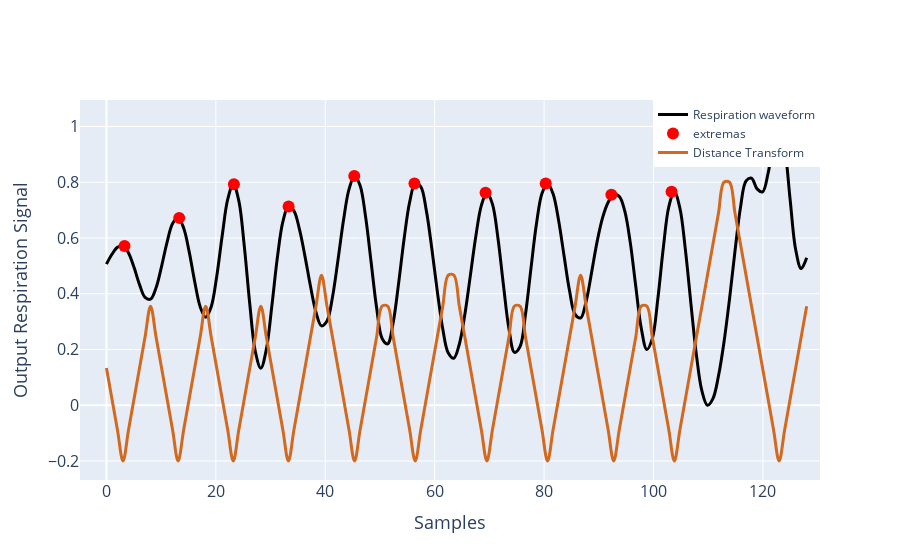

Write notebook code for a chart like this one.
### Code cell
from plotly.offline import iplot
fig = py.subplots.make_subplots(rows=1,cols=1)
fig.append_trace(go.Scatter(
            x = x_unc,
            y = signal_with_attn[274], 
            mode = 'lines',
            name = 'Respiration waveform',
                    line = dict(
                    shape = 'spline',
                    color = 'black',
                    width = 3
                     ),
                #error_y=dict(
                #    type='data', # value of error bar given in data coordinates
                #    array=final_var[signals],
                #    visible=True,
                #    color='black',
                #thickness=3,
                #width=5)
                ), 1,1)
fig.append_trace(go.Scatter(
        x = extremas_with_attn[274]+0.3,
        y = signal_with_attn[274][extremas_with_attn[274]], 
        mode = 'markers',
        name = 'extremas',
        marker = dict(
                 size = 12,
                 color = 'red',
                 symbol = 'circle'
                 
             )
        ), 1,1)

fig.append_trace(go.Scatter(
            x = x_unc,
            y = dist_with_attention[274], 
            mode = 'lines',
            name = 'Distance Transform',
                    line = dict(
                    shape = 'spline',
                    color = 'chocolate',
                    width = 3
                     ),
                #error_y=dict(
                #    type='data', # value of error bar given in data coordinates
                #    array=final_var[signals],
                #    visible=True,
                #    color='black',
                #thickness=3,
                #width=5)
                ),1,1)
fig.update_xaxes(title_text="Samples", row=1, col=1)
fig.update_yaxes(title_text="Output Respiration Signal", row=1, col=1)
fig.update_yaxes(title_font=dict(size=18),tickfont = dict(size=16))
fig.update_xaxes(title_font=dict(size=18),tickfont = dict(size=16))

'''
fig.append_trace(go.Scatter(
            x = x_unc,
            y = signal_wo_attn[274], 
            mode = 'lines',
            name = 'Respiration without Attention',
                    line = dict(
                    shape = 'spline',
                    color = 'blue',
                    width = 3
                     ),
                #error_y=dict(
                #    type='data', # value of error bar given in data coordinates
                #    array=final_var[signals],
                #    visible=True,
                #    color='black',
                #thickness=3,
                #width=5)
                ), 1,2)
fig.append_trace(go.Scatter(
        x = extremas_wo_attn[274],
        y = signal_wo_attn[274][extremas_wo_attn[274]], 
        mode = 'markers',
        name = 'extremas',
        marker = dict(
                 size = 12,
                 color = 'red',
                 symbol = 'circle'
                 
             )
        ), 1,2)

fig.append_trace(go.Scatter(
            x = x_unc,
            y = dist_wo_attention[274], 
            mode = 'lines',
            name = 'Distance Transform',
                    line = dict(
                    shape = 'spline',
                    color = 'chocolate',
                    width = 3,
                     ),
                #error_y=dict(
                #    type='data', # value of error bar given in data coordinates
                #    array=final_var[signals],
                #    visible=True,
                #    color='black',
                #thickness=3,
                #width=5)
                ),1,2)
'''
fig.update_layout(legend=dict(
    yanchor="top",
    y=1,
    xanchor="right",
    x=1
))
fig.update_layout()
fig.show()
#iplot(fig)

### Figure 1 — Plotly figure (JSON) as saved in the notebook; plotly's stock layout.template omitted (floating-point values rounded to 4 significant figures)
{"data": [{"line": {"color": "black", "shape": "spline", "width": 3}, "mode": "lines", "name": "Respiration waveform", "type": "scatter", "x": [0, 1.008, 2.016, 3.024, 4.031, 5.039, 6.047, 7.055, 8.063, 9.071, 10.08, 11.09, 12.09, 13.1, 14.11, 15.12, 16.13, 17.13, 18.14, 19.15, 20.16, 21.17, 22.17, 23.18, 24.19, 25.2, 26.2, 27.21, 28.22, 29.23, 30.24, 31.24, 32.25, 33.26, 34.27, 35.28, 36.28, 37.29, 38.3, 39.31, 40.31, 41.32, 42.33, 43.34, 44.35, 45.35, 46.36, 47.37, 48.38, 49.39, 50.39, 51.4, 52.41, 53.42, 54.43, 55.43, 56.44, 57.45, 58.46, 59.46, 60.47, 61.48, 62.49, 63.5, 64.5, 65.51, 66.52, 67.53, 68.54, 69.54, 70.55, 71.56, 72.57, 73.57, 74.58, 75.59, 76.6, 77.61, 78.61, 79.62, 80.63, 81.64, 82.65, 83.65, 84.66, 85.67, 86.68, 87.69, 88.69, 89.7, 90.71, 91.72, 92.72, 93.73, 94.74, 95.75, 96.76, 97.76, 98.77, 99.78, 100.8, 101.8, 102.8, 103.8, 104.8, 105.8, 106.8, 107.8, 108.9, 109.9, 110.9, 111.9, 112.9, 113.9, 114.9, 115.9, 116.9, 117.9, 118.9, 119.9, 120.9, 122.0, 123.0, 124.0, 125.0, 126.0, 127.0, 128], "xaxis": "x", "y": [0.5063, 0.5417, 0.5671, 0.5714, 0.5466, 0.4948, 0.4328, 0.3869, 0.3805, 0.4214, 0.4984, 0.5854, 0.6516, 0.6722, 0.636, 0.5511, 0.4442, 0.3534, 0.3159, 0.3535, 0.4621, 0.609, 0.739, 0.793, 0.7341, 0.571, 0.3622, 0.193, 0.1329, 0.2004, 0.3564, 0.53, 0.6585, 0.7131, 0.6976, 0.6316, 0.535, 0.4276, 0.3342, 0.2847, 0.302, 0.3886, 0.5222, 0.6645, 0.7752, 0.8222, 0.7882, 0.6762, 0.5138, 0.3501, 0.2396, 0.2203, 0.2966, 0.439, 0.5993, 0.7295, 0.7959, 0.7844, 0.7, 0.564, 0.4096, 0.2737, 0.1874, 0.1687, 0.219, 0.3255, 0.465, 0.6071, 0.7172, 0.7626, 0.7223, 0.6002, 0.4313, 0.2746, 0.1897, 0.2097, 0.3256, 0.4922, 0.6521, 0.7603, 0.7958, 0.7588, 0.6637, 0.5355, 0.4097, 0.326, 0.3131, 0.3727, 0.4775, 0.5877, 0.674, 0.7285, 0.7548, 0.7496, 0.6971, 0.5843, 0.4268, 0.2765, 0.2001, 0.2389, 0.381, 0.565, 0.7127, 0.766, 0.7075, 0.5585, 0.3649, 0.1807, 0.05131, 0, 0.0239, 0.1048, 0.2263, 0.3804, 0.5533, 0.7103, 0.8045, 0.8145, 0.7761, 0.7655, 0.8324, 0.9437, 1, 0.9233, 0.7377, 0.5585, 0.4901, 0.5293], "yaxis": "y"}, {"marker": {"color": "red", "size": 12, "symbol": "circle"}, "mode": "markers", "name": "extremas", "type": "scatter", "x": [3.3, 13.3, 23.3, 33.3, 45.3, 56.3, 69.3, 80.3, 92.3, 103.3, 122.3], "xaxis": "x", "y": [0.5714, 0.6722, 0.793, 0.7131, 0.8222, 0.7959, 0.7626, 0.7958, 0.7548, 0.766, 1], "yaxis": "y"}, {"line": {"color": "chocolate", "shape": "spline", "width": 3}, "mode": "lines", "name": "Distance Transform", "type": "scatter", "x": [0, 1.008, 2.016, 3.024, 4.031, 5.039, 6.047, 7.055, 8.063, 9.071, 10.08, 11.09, 12.09, 13.1, 14.11, 15.12, 16.13, 17.13, 18.14, 19.15, 20.16, 21.17, 22.17, 23.18, 24.19, 25.2, 26.2, 27.21, 28.22, 29.23, 30.24, 31.24, 32.25, 33.26, 34.27, 35.28, 36.28, 37.29, 38.3, 39.31, 40.31, 41.32, 42.33, 43.34, 44.35, 45.35, 46.36, 47.37, 48.38, 49.39, 50.39, 51.4, 52.41, 53.42, 54.43, 55.43, 56.44, 57.45, 58.46, 59.46, 60.47, 61.48, 62.49, 63.5, 64.5, 65.51, 66.52, 67.53, 68.54, 69.54, 70.55, 71.56, 72.57, 73.57, 74.58, 75.59, 76.6, 77.61, 78.61, 79.62, 80.63, 81.64, 82.65, 83.65, 84.66, 85.67, 86.68, 87.69, 88.69, 89.7, 90.71, 91.72, 92.72, 93.73, 94.74, 95.75, 96.76, 97.76, 98.77, 99.78, 100.8, 101.8, 102.8, 103.8, 104.8, 105.8, 106.8, 107.8, 108.9, 109.9, 110.9, 111.9, 112.9, 113.9, 114.9, 115.9, 116.9, 117.9, 118.9, 119.9, 120.9, 122.0, 123.0, 124.0, 125.0, 126.0, 127.0, 128], "xaxis": "x", "y": [0.1333, 0.02222, -0.08889, -0.2, -0.08889, 0.02222, 0.1333, 0.2444, 0.3556, 0.2444, 0.1333, 0.02222, -0.08889, -0.2, -0.08889, 0.02222, 0.1333, 0.2444, 0.3556, 0.2444, 0.1333, 0.02222, -0.08889, -0.2, -0.08889, 0.02222, 0.1333, 0.2444, 0.3556, 0.2444, 0.1333, 0.02222, -0.08889, -0.2, -0.08889, 0.02222, 0.1333, 0.2444, 0.3556, 0.4667, 0.3556, 0.2444, 0.1333, 0.02222, -0.08889, -0.2, -0.08889, 0.02222, 0.1333, 0.2444, 0.3556, 0.3556, 0.2444, 0.1333, 0.02222, -0.08889, -0.2, -0.08889, 0.02222, 0.1333, 0.2444, 0.3556, 0.4667, 0.4667, 0.3556, 0.2444, 0.1333, 0.02222, -0.08889, -0.2, -0.08889, 0.02222, 0.1333, 0.2444, 0.3556, 0.3556, 0.2444, 0.1333, 0.02222, -0.08889, -0.2, -0.08889, 0.02222, 0.1333, 0.2444, 0.3556, 0.4667, 0.3556, 0.2444, 0.1333, 0.02222, -0.08889, -0.2, -0.08889, 0.02222, 0.1333, 0.2444, 0.3556, 0.3556, 0.2444, 0.1333, 0.02222, -0.08889, -0.2, -0.08889, 0.02222, 0.1333, 0.2444, 0.3556, 0.4667, 0.5778, 0.6889, 0.8, 0.8, 0.6889, 0.5778, 0.4667, 0.3556, 0.2444, 0.1333, 0.02222, -0.08889, -0.2, -0.08889, 0.02222, 0.1333, 0.2444, 0.3556], "yaxis": "y"}], "layout": {"legend": {"x": 1, "xanchor": "right", "y": 1, "yanchor": "top"}, "xaxis": {"anchor": "y", "domain": [0, 1], "tickfont": {"size": 16}, "title": {"font": {"size": 18}, "text": "Samples"}}, "yaxis": {"anchor": "x", "domain": [0, 1], "tickfont": {"size": 16}, "title": {"font": {"size": 18}, "text": "Output Respiration Signal"}}}}
